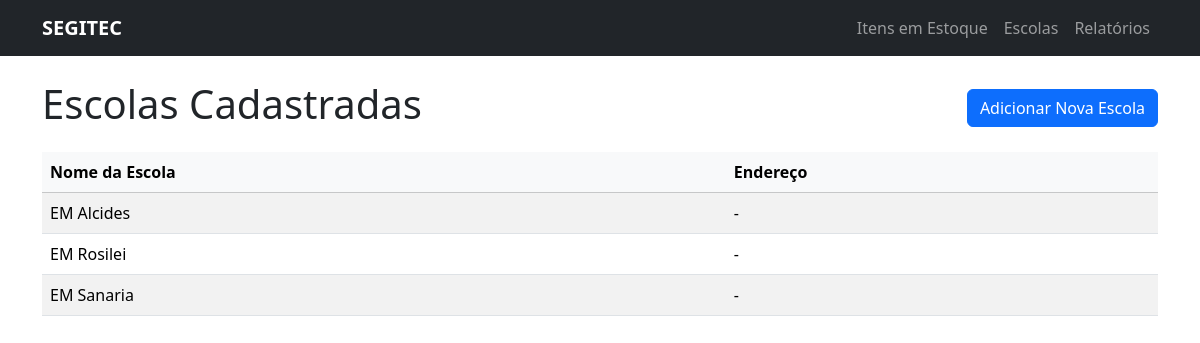
Before: /escolas/ with the older database file.
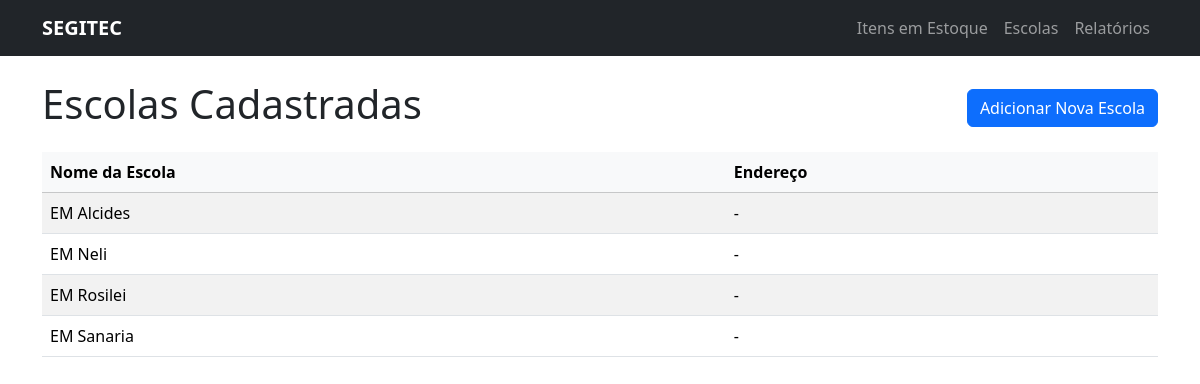
After: the same page with the newer database file.
### estoque/models.py (models this page shows, shortened)
class Escola(models.Model):
    nome = models.CharField(max_length=200, verbose_name="Nome da Escola")
    endereco = models.TextField(verbose_name="Endereço", null=True, blank=True)

### estoque/views.py (the view)
# urls.py: path('escolas/', views.lista_escolas, name='lista_escolas'),
def lista_escolas(request):
    escolas = Escola.objects.all().order_by('nome')
    context = {
        'escolas': escolas
    }
    return render(request, 'estoque/lista_escolas.html', context)

### estoque/templates/estoque/lista_escolas.html (shortened to what this page needs)
{% extends 'estoque/base.html' %}
{% block content %}
    <div class="d-flex justify-content-between align-items-center mb-3">
        <h1>Escolas Cadastradas</h1>
        <a href="{% url 'estoque:adicionar_escola' %}" class="btn btn-primary">Adicionar Nova Escola</a>
    </div>
    <table class="table table-striped table-hover">
        <thead class="table-light">
            <tr>
                <th>Nome da Escola</th>
                <th>Endereço</th>
            </tr>
        </thead>
        <tbody>
            {% for escola in escolas %}
            <tr>
                <td>{{ escola.nome }}</td>
                <td>{{ escola.endereco|default:"-" }}</td>
            </tr>
            {% empty %}
            <tr>
                <td colspan="2" class="text-center">Nenhuma escola cadastrada.</td>
            </tr>
            {% endfor %}
        </tbody>
    </table>
{% endblock %}

### estoque/templates/estoque/base.html (shortened to what this page needs)
<!doctype html>
<html lang="pt-br">
<head>
    <link href="https://cdn.jsdelivr.net/npm/bootstrap@5.3.3/dist/css/bootstrap.min.css" rel="stylesheet">
</head>
<body>
    <nav class="navbar navbar-expand-lg navbar-dark bg-dark">
        <div class="container">
            <a class="navbar-brand fw-bold" href="{% url 'estoque:home' %}">SEGITEC</a>
            <div class="collapse navbar-collapse justify-content-end" id="navbarNav">
                <ul class="navbar-nav">
                    <li class="nav-item">
                        <a class="nav-link" href="{% url 'estoque:lista_itens' %}">Itens em Estoque</a>
                    </li>
                    <li class="nav-item">
                        <a class="nav-link" href="{% url 'estoque:lista_escolas' %}">Escolas</a>
                    </li>
                    <li class="nav-item">
                        <a class="nav-link" href="{% url 'estoque:relatorios' %}">Relatórios</a>
                    </li>
                </ul>
            </div>
        </div>
    </nav>
    <main class="container mt-4">
        {% block content %}
        {% endblock %}
    </main>
</body>
</html>

Changed rows visible on the page:
added Escola: nome "EM Neli", endereco "-"
